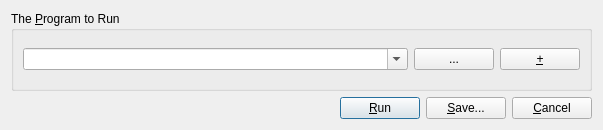
<?xml version="1.0" encoding="UTF-8"?>
<ui version="4.0">
 <class>RunDlg</class>
 <widget class="QDialog" name="RunDlg">
  <property name="geometry"><rect><x>0</x><y>0</y><width>603</width><height>130</height></rect></property>
  <property name="windowTitle"><string>Run...</string></property>
  <layout class="QVBoxLayout" name="layout1">
   <item>
    <widget class="QGroupBox" name="maintextStatic">
     <property name="nppId" stdset="0"><number>1903</number></property>
     <property name="title"><string>The &amp;Program to Run</string></property>
     <layout class="QHBoxLayout" name="layout2" stretch="1,0,0">
      <item>
       <widget class="QComboBox" name="comboRunPath">
        <property name="nppId" stdset="0"><number>1902</number></property>
        <property name="editable"><bool>true</bool></property>
        <property name="insertPolicy"><enum>QComboBox::NoInsert</enum></property>
       </widget>
      </item>
      <item>
       <widget class="QPushButton" name="buttonFileBrowser">
        <property name="nppId" stdset="0"><number>1901</number></property>
        <property name="text"><string>...</string></property>
        <property name="autoDefault"><bool>false</bool></property>
       </widget>
      </item>
      <item>
       <widget class="QPushButton" name="buttonVariables">
        <property name="nppId" stdset="0"><number>1905</number></property>
        <property name="text"><string>&amp;+</string></property>
        <property name="autoDefault"><bool>false</bool></property>
       </widget>
      </item>
     </layout>
    </widget>
   </item>
   <item>
    <layout class="QHBoxLayout" name="layout3">
     <item>
      <spacer name="spacer4">
       <property name="orientation"><enum>Qt::Horizontal</enum></property>
       <property name="sizeType"><enum>QSizePolicy::Expanding</enum></property>
       <property name="sizeHint" stdset="0"><size><width>0</width><height>0</height></size></property>
      </spacer>
     </item>
     <item>
      <widget class="QPushButton" name="ok">
       <property name="nppId" stdset="0"><number>1</number></property>
       <property name="text"><string>&amp;Run</string></property>
       <property name="autoDefault"><bool>false</bool></property>
       <property name="default"><bool>true</bool></property>
      </widget>
     </item>
     <item>
      <widget class="QPushButton" name="buttonSave">
       <property name="nppId" stdset="0"><number>1904</number></property>
       <property name="text"><string>&amp;Save...</string></property>
       <property name="autoDefault"><bool>false</bool></property>
      </widget>
     </item>
     <item>
      <widget class="QPushButton" name="cancel">
       <property name="nppId" stdset="0"><number>2</number></property>
       <property name="text"><string>&amp;Cancel</string></property>
       <property name="autoDefault"><bool>false</bool></property>
      </widget>
     </item>
    </layout>
   </item>
  </layout>
 </widget>
 <resources/>
 <connections/>
</ui>
